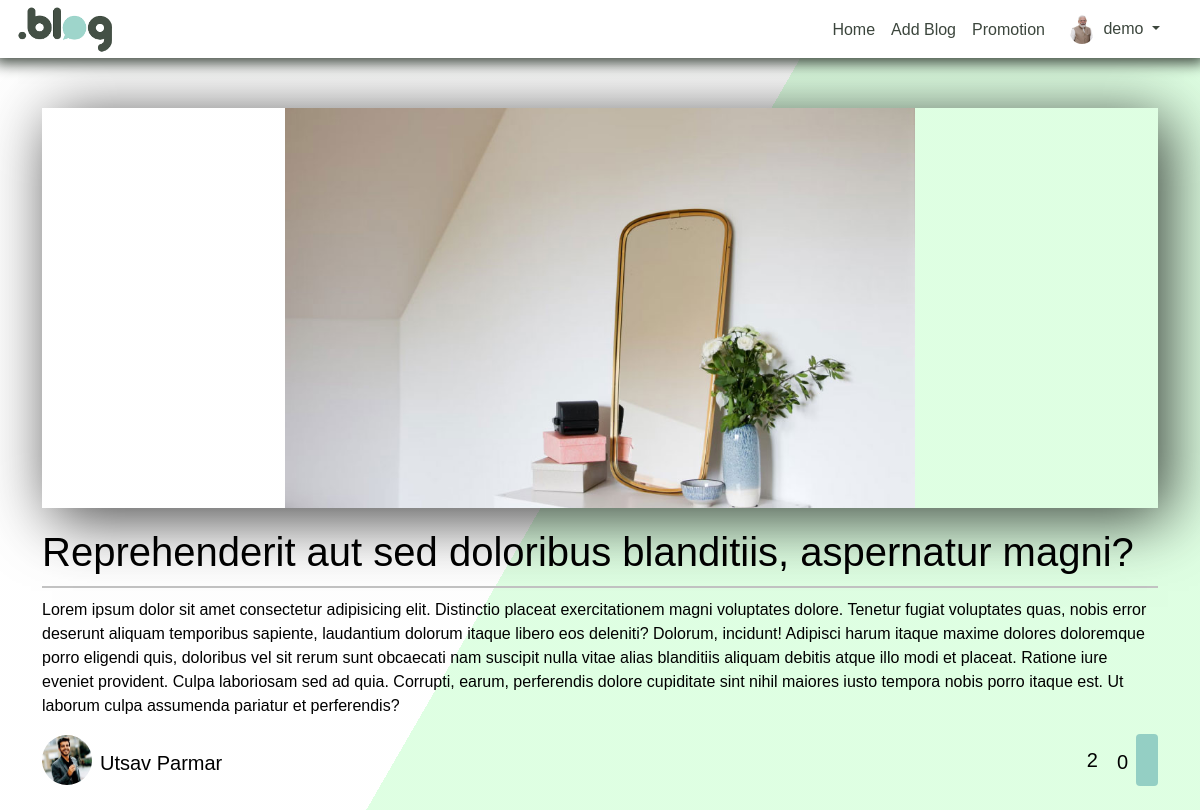
The page /single_post.php?post_id=1 (signed in) on the database its author committed.
### tables this page shows
CREATE TABLE `users` (
  `user_id` int(11) NOT NULL,
  `name` varchar(100) NOT NULL,
  `email` varchar(100) NOT NULL,
  `password` varchar(100) NOT NULL,
  `user_type` enum('client','admin') NOT NULL DEFAULT 'client',
  `image` varchar(100) DEFAULT NULL
);

CREATE TABLE `blog_posts` (
  `post_id` int(11) NOT NULL,
  `user_id` int(11) NOT NULL,
  `title` text NOT NULL,
  `content` text NOT NULL,
  `like_count` int(11) DEFAULT NULL,
  `comment_count` int(11) DEFAULT NULL,
  `image` text,
  `category_id` int(11) NOT NULL,
  `created_at` datetime NOT NULL DEFAULT CURRENT_TIMESTAMP
);

### single_post.php (the view, shortened to what this page needs)
<!DOCTYPE html>
<html lang="en">
<head>
  <link rel="stylesheet" href="./vendor/css/single_post.css">
</head>
<body>
  <?php
  include "./navbar_dash.php";
  ?>
  <?php
  if (isset($_GET["post_id"])) {
    $post_id = $_GET["post_id"];
    $query = "SELECT * FROM blog_posts WHERE post_id=$post_id";
    $runquery = mysqli_query($conn, $query);
    if (mysqli_num_rows($runquery) == 1) {
      $row = mysqli_fetch_assoc($runquery);
      $user_id = $row["user_id"];
      $post_id = $row["post_id"];
      $title = $row["title"];
      $content = $row["content"];
      $image = $row["image"];
      $like_count = $row["like_count"];
      $comment_count = $row["comment_count"];
      if ($comment_count == null) {
        $comment_count = 0;
      }
      $query1 = "select * from users where user_id='$user_id'";
      $runquery1 = mysqli_query($conn, $query1);
      $user = mysqli_fetch_assoc($runquery1);
    }
  }
  ?>
  <div class="container">
    <div class="row">
      <div class="col-sm-12">
        <div class="card-2">
          <div class="thumbnail">
            <img class="left" src="<?= $image ?>" onerror="this.src='assets/site_logo.png'" />
          </div>
        </div>
        <div class="right">
          <h1>
            <?= $title ?>
          </h1>
          <div class="separator"></div>
          <p>
            <?= $content ?>
          </p>
          <div class="author mb-4">
            <div>
              <img src="<?= $user["image"] ?>" onerror="this.src='assets/profile.png'" />
              <h5 class="ms-2 mb-0 mt-3">
                <?= $user["name"] ?>
              </h5>
            </div>
            <div>
              <div class="d-flex align-items-center lc_icons ms-auto">
                <div onclick="likePost(<?= $post_id ?>)">
                </div>
                <div id="likeCount_<?= $post_id ?>" class="me-2">
                  <?= $like_count ?>
                </div>
                <a href="">
                  <?= $comment_count ?>
                </a>
                <form action="" method="POST">
                  <button class="btn btn-sm btn-custom ms-2" type="submit" name="save">
                  </button>
                </form>
              </div>
            </div>
          </div>
        </div>
      </div>
    </div>
  </div>
</body>
</html>

### navbar_dash.php (shortened to what this page needs)
<!DOCTYPE html>
<html lang="en">
<head>
  <link href="https://cdn.jsdelivr.net/npm/bootstrap@5.3.1/dist/css/bootstrap.min.css" rel="stylesheet">
  <link rel="stylesheet" href="./vendor/css/style.css">
  <link rel="stylesheet" href="https://cdnjs.cloudflare.com/ajax/libs/line-awesome/1.3.0/line-awesome/css/line-awesome.min.css" />
  <link rel="stylesheet" href="./vendor/css/main.css">
  <link rel="stylesheet" href="./vendor/swiper/swiper-bundle.min.css">
  <link href="./lib/css/bootstrap-icons/bootstrap-icons.css" rel="stylesheet">
</head>
<?php
include "connection.php";
$user_id = $_SESSION["user_id"];
$query = "SELECT * FROM Users WHERE user_id='$user_id'";
$runquery = mysqli_query($conn, $query);
$row = mysqli_fetch_assoc($runquery);
$name = $row["name"];
?>
<body>
  <header class="p-1 header_nav">
    <div class="container-fluid">
      <div class="d-flex flex-wrap align-items-center justify-content-center justify-content-lg-start">
        <a href="./dashboard.php" class="d-flex align-items-center mb-2 mb-lg-0 text-white text-decoration-none">
          <img src="./assets/site_logo.png" alt="logo" height="50">
        </a>
        <ul class="nav col-12 col-lg-auto me-2 mb-2 justify-content-center mb-md-0 ms-auto ">
          <li><a href="./dashboard.php" class="nav-link px-2 mt-1 ">Home</a></li>
          <li><a href="./add_blog.php" class="nav-link px-2 mt-1">Add Blog</a></li>
          <li><a href="./promotion_plans.php" class="nav-link px-2 mt-1">Promotion </a></li>
          <li class="nav-item dropdown pe-3">
            <a class="nav-link nav-profile d-flex align-items-center pe-0" href="#" data-bs-toggle="dropdown">
              <img src="<?= $row["image"] ?>" onerror="this.src='assets/profile.png'" alt="Profile" class="rounded-circle" height="30">
              <span class="d-none d-md-block dropdown-toggle ps-2">
                <?= $name ?>
              </span>
            </a>
          </li>
        </ul>
      </div>
    </div>
  </header>
</body>
</html>

### rows shown on the page
users: image (picture), name "demo"
blog_posts: image (picture), title "Reprehenderit aut sed doloribus blanditiis, aspernatur magni?", content "Lorem ipsum dolor sit amet consectetur adipisicing elit. Distinctio placeat exercitationem magni voluptates dolore. Tenetur fugiat voluptates quas, nobis error deserunt aliquam temporibus sapiente, laudantium dolorum itaque libero eos deleniti? Dolorum, incidunt! Adipisci harum itaque maxime dolores doloremque porro eligendi quis, doloribus vel sit rerum sunt obcaecati nam suscipit nulla vitae alias blanditiis aliquam debitis atque illo modi et placeat. Ratione iure eveniet provident. Culpa laboriosam sed ad quia. Corrupti, earum, perferendis dolore cupiditate sint nihil maiores iusto tempora nobis porro itaque est. Ut laborum culpa assumenda pariatur et perferendis?", like_count "2"
users: image (picture), name "Utsav Parmar"

### other values the page prints
$comment_count "0"
